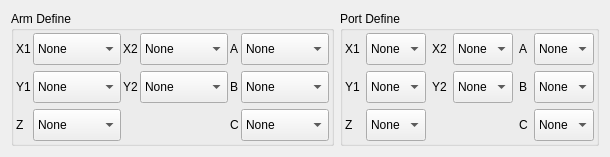
     <widget class="QWidget" name="tab">
      <attribute name="title">
       <string>Arm Define</string>
      </attribute>
      <layout class="QHBoxLayout" name="horizontalLayout_3">
       <item>
        <widget class="QGroupBox" name="armDefineBox">
         <property name="title">
          <string>Arm Define</string>
         </property>
         <layout class="QGridLayout" name="gridLayout">
          <property name="leftMargin">
           <number>2</number>
          </property>
          <property name="topMargin">
           <number>2</number>
          </property>
          <property name="rightMargin">
           <number>2</number>
          </property>
          <property name="bottomMargin">
           <number>2</number>
          </property>
          <property name="horizontalSpacing">
           <number>2</number>
          </property>
          <item row="0" column="1">
           <widget class="ICComboBox" name="x1Box">
            <property name="sizePolicy">
             <sizepolicy hsizetype="Expanding" vsizetype="Fixed">
              <horstretch>0</horstretch>
              <verstretch>0</verstretch>
             </sizepolicy>
            </property>
            <property name="minimumSize">
             <size>
              <width>0</width>
              <height>32</height>
             </size>
            </property>
            <item>
             <property name="text">
              <string>None</string>
             </property>
            </item>
            <item>
             <property name="text">
              <string>Pneumatic</string>
             </property>
            </item>
            <item>
             <property name="text">
              <string>Servo</string>
             </property>
            </item>
           </widget>
          </item>
          <item row="0" column="0">
           <widget class="QLabel" name="label_5">
            <property name="text">
             <string>X1</string>
            </property>
           </widget>
          </item>
          <item row="2" column="4">
           <widget class="QLabel" name="label_14">
            <property name="text">
             <string>C</string>
            </property>
           </widget>
          </item>
          <item row="2" column="0">
           <widget class="QLabel" name="label_13">
            <property name="text">
             <string>Z</string>
            </property>
           </widget>
          </item>
          <item row="0" column="4">
           <widget class="QLabel" name="label_15">
            <property name="text">
             <string>A</string>
            </property>
           </widget>
          </item>
          <item row="1" column="1">
           <widget class="ICComboBox" name="y1Box">
            <property name="sizePolicy">
             <sizepolicy hsizetype="Expanding" vsizetype="Fixed">
              <horstretch>0</horstretch>
              <verstretch>0</verstretch>
             </sizepolicy>
            </property>
            <property name="minimumSize">
             <size>
              <width>0</width>
              <height>32</height>
             </size>
            </property>
            <item>
             <property name="text">
              <string>None</string>
             </property>
            </item>
            <item>
             <property name="text">
              <string>Pneumatic</string>
             </property>
            </item>
            <item>
             <property name="text">
              <string>Servo</string>
             </property>
            </item>
           </widget>
          </item>
          <item row="2" column="5">
           <widget class="ICComboBox" name="cBox">
            <property name="sizePolicy">
             <sizepolicy hsizetype="Expanding" vsizetype="Fixed">
              <horstretch>0</horstretch>
              <verstretch>0</verstretch>
             </sizepolicy>
            </property>
            <property name="minimumSize">
             <size>
              <width>0</width>
              <height>32</height>
             </size>
            </property>
            <item>
             <property name="text">
              <string>None</string>
             </property>
            </item>
            <item>
             <property name="text">
              <string>Pneumatic</string>
             </property>
            </item>
            <item>
             <property name="text">
              <string>Servo</string>
             </property>
            </item>
           </widget>
          </item>
          <item row="0" column="5">
           <widget class="ICComboBox" name="aBox">
            <property name="sizePolicy">
             <sizepolicy hsizetype="Expanding" vsizetype="Fixed">
              <horstretch>0</horstretch>
              <verstretch>0</verstretch>
             </sizepolicy>
            </property>
            <property name="minimumSize">
             <size>
              <width>0</width>
              <height>32</height>
             </size>
            </property>
            <item>
             <property name="text">
              <string>None</string>
             </property>
            </item>
            <item>
             <property name="text">
              <string>Pneumatic</string>
             </property>
            </item>
            <item>
             <property name="text">
              <string>Servo</string>
             </property>
            </item>
           </widget>
          </item>
          <item row="1" column="4">
           <widget class="QLabel" name="label_16">
            <property name="text">
             <string>B</string>
            </property>
           </widget>
          </item>
          <item row="2" column="1">
           <widget class="ICComboBox" name="zBox">
            <property name="sizePolicy">
             <sizepolicy hsizetype="Expanding" vsizetype="Fixed">
              <horstretch>0</horstretch>
              <verstretch>0</verstretch>
             </sizepolicy>
            </property>
            <property name="minimumSize">
             <size>
              <width>0</width>
              <height>32</height>
             </size>
            </property>
            <item>
             <property name="text">
              <string>None</string>
             </property>
            </item>
            <item>
             <property name="text">
              <string>Pneumatic</string>
             </property>
            </item>
            <item>
             <property name="text">
              <string>Servo</string>
             </property>
            </item>
           </widget>
          </item>
          <item row="1" column="0">
           <widget class="QLabel" name="label_7">
            <property name="text">
             <string>Y1</string>
            </property>
           </widget>
          </item>
          <item row="1" column="5">
           <widget class="ICComboBox" name="bBox">
            <property name="sizePolicy">
             <sizepolicy hsizetype="Expanding" vsizetype="Fixed">
              <horstretch>0</horstretch>
              <verstretch>0</verstretch>
             </sizepolicy>
            </property>
            <property name="minimumSize">
             <size>
              <width>0</width>
              <height>32</height>
             </size>
            </property>
            <item>
             <property name="text">
              <string>None</string>
             </property>
            </item>
            <item>
             <property name="text">
              <string>Pneumatic</string>
             </property>
            </item>
            <item>
             <property name="text">
              <string>Servo</string>
             </property>
            </item>
           </widget>
          </item>
          <item row="0" column="2">
           <widget class="QLabel" name="label_6">
            <property name="text">
             <string>X2</string>
            </property>
           </widget>
          </item>
          <item row="0" column="3">
           <widget class="ICComboBox" name="x2Box">
            <property name="sizePolicy">
             <sizepolicy hsizetype="Expanding" vsizetype="Fixed">
              <horstretch>0</horstretch>
              <verstretch>0</verstretch>
             </sizepolicy>
            </property>
            <property name="minimumSize">
             <size>
              <width>0</width>
              <height>32</height>
             </size>
            </property>
            <item>
             <property name="text">
              <string>None</string>
             </property>
            </item>
            <item>
             <property name="text">
              <string>Pneumatic</string>
             </property>
            </item>
            <item>
             <property name="text">
              <string>Servo</string>
             </property>
            </item>
           </widget>
          </item>
          <item row="1" column="2">
           <widget class="QLabel" name="label_12">
            <property name="text">
             <string>Y2</string>
            </property>
           </widget>
          </item>
          <item row="1" column="3">
           <widget class="ICComboBox" name="y2Box">
            <property name="sizePolicy">
             <sizepolicy hsizetype="Expanding" vsizetype="Fixed">
              <horstretch>0</horstretch>
              <verstretch>0</verstretch>
             </sizepolicy>
            </property>
            <property name="minimumSize">
             <size>
              <width>0</width>
              <height>32</height>
             </size>
            </property>
            <item>
             <property name="text">
              <string>None</string>
             </property>
            </item>
            <item>
             <property name="text">
              <string>Pneumatic</string>
             </property>
            </item>
            <item>
             <property name="text">
              <string>Servo</string>
             </property>
            </item>
           </widget>
          </item>
         </layout>
        </widget>
       </item>
       <item>
        <widget class="QGroupBox" name="protDefineContainer">
         <property name="title">
          <string>Port Define</string>
         </property>
         <layout class="QGridLayout" name="gridLayout_4">
          <property name="leftMargin">
           <number>2</number>
          </property>
          <property name="topMargin">
           <number>2</number>
          </property>
          <property name="rightMargin">
           <number>2</number>
          </property>
          <property name="bottomMargin">
           <number>2</number>
          </property>
          <item row="2" column="0">
           <widget class="QLabel" name="label_21">
            <property name="text">
             <string>Z</string>
            </property>
           </widget>
          </item>
          <item row="1" column="2">
           <widget class="QLabel" name="label_26">
            <property name="text">
             <string>Y2</string>
            </property>
           </widget>
          </item>
          <item row="0" column="4">
           <widget class="QLabel" name="label_22">
            <property name="text">
             <string>A</string>
            </property>
           </widget>
          </item>
          <item row="2" column="1">
           <widget class="ICComboBox" name="portZ">
            <property name="sizePolicy">
             <sizepolicy hsizetype="Expanding" vsizetype="Fixed">
              <horstretch>0</horstretch>
              <verstretch>0</verstretch>
             </sizepolicy>
            </property>
            <property name="minimumSize">
             <size>
              <width>0</width>
              <height>32</height>
             </size>
            </property>
            <item>
             <property name="text">
              <string>None</string>
             </property>
            </item>
            <item>
             <property name="text">
              <string>S1</string>
             </property>
            </item>
            <item>
             <property name="text">
              <string>S2</string>
             </property>
            </item>
            <item>
             <property name="text">
              <string>S3</string>
             </property>
            </item>
            <item>
             <property name="text">
              <string>S4</string>
             </property>
            </item>
            <item>
             <property name="text">
              <string>S5</string>
             </property>
            </item>
            <item>
             <property name="text">
              <string>S6</string>
             </property>
            </item>
           </widget>
          </item>
          <item row="1" column="1">
           <widget class="ICComboBox" name="portY1">
            <property name="sizePolicy">
             <sizepolicy hsizetype="Expanding" vsizetype="Fixed">
              <horstretch>0</horstretch>
              <verstretch>0</verstretch>
             </sizepolicy>
            </property>
            <property name="minimumSize">
             <size>
              <width>0</width>
              <height>32</height>
             </size>
            </property>
            <item>
             <property name="text">
              <string>None</string>
             </property>
            </item>
            <item>
             <property name="text">
              <string>S1</string>
             </property>
            </item>
            <item>
             <property name="text">
              <string>S2</string>
             </property>
            </item>
            <item>
             <property name="text">
              <string>S3</string>
             </property>
            </item>
            <item>
             <property name="text">
              <string>S4</string>
             </property>
            </item>
            <item>
             <property name="text">
              <string>S5</string>
             </property>
            </item>
            <item>
             <property name="text">
              <string>S6</string>
             </property>
            </item>
           </widget>
          </item>
          <item row="1" column="3">
           <widget class="ICComboBox" name="portY2">
            <property name="sizePolicy">
             <sizepolicy hsizetype="Expanding" vsizetype="Fixed">
              <horstretch>0</horstretch>
              <verstretch>0</verstretch>
             </sizepolicy>
            </property>
            <property name="minimumSize">
             <size>
              <width>0</width>
              <height>32</height>
             </size>
            </property>
            <item>
             <property name="text">
              <string>None</string>
             </property>
            </item>
            <item>
             <property name="text">
              <string>S1</string>
             </property>
            </item>
            <item>
             <property name="text">
              <string>S2</string>
             </property>
            </item>
            <item>
             <property name="text">
              <string>S3</string>
             </property>
            </item>
            <item>
             <property name="text">
              <string>S4</string>
             </property>
            </item>
            <item>
             <property name="text">
              <string>S5</string>
             </property>
            </item>
            <item>
             <property name="text">
              <string>S6</string>
             </property>
            </item>
           </widget>
          </item>
          <item row="2" column="5">
           <widget class="ICComboBox" name="portC">
            <property name="sizePolicy">
             <sizepolicy hsizetype="Expanding" vsizetype="Fixed">
              <horstretch>0</horstretch>
              <verstretch>0</verstretch>
             </sizepolicy>
            </property>
            <property name="minimumSize">
             <size>
              <width>0</width>
              <height>32</height>
             </size>
            </property>
            <item>
             <property name="text">
              <string>None</string>
             </property>
            </item>
            <item>
             <property name="text">
              <string>S1</string>
             </property>
            </item>
            <item>
             <property name="text">
              <string>S2</string>
             </property>
            </item>
            <item>
             <property name="text">
              <string>S3</string>
             </property>
            </item>
            <item>
             <property name="text">
              <string>S4</string>
             </property>
            </item>
            <item>
             <property name="text">
              <string>S5</string>
             </property>
            </item>
            <item>
             <property name="text">
              <string>S6</string>
             </property>
            </item>
           </widget>
          </item>
          <item row="0" column="3">
           <widget class="ICComboBox" name="portX2">
            <property name="sizePolicy">
             <sizepolicy hsizetype="Expanding" vsizetype="Fixed">
              <horstretch>0</horstretch>
              <verstretch>0</verstretch>
             </sizepolicy>
            </property>
            <property name="minimumSize">
             <size>
              <width>0</width>
              <height>32</height>
             </size>
            </property>
            <item>
             <property name="text">
              <string>None</string>
             </property>
            </item>
            <item>
             <property name="text">
              <string>S1</string>
             </property>
            </item>
            <item>
             <property name="text">
              <string>S2</string>
             </property>
            </item>
            <item>
             <property name="text">
              <string>S3</string>
             </property>
            </item>
            <item>
             <property name="text">
              <string>S4</string>
             </property>
            </item>
            <item>
             <property name="text">
              <string>S5</string>
             </property>
            </item>
            <item>
             <property name="text">
              <string>S6</string>
             </property>
            </item>
           </widget>
          </item>
          <item row="1" column="4">
           <widget class="QLabel" name="label_23">
            <property name="text">
             <string>B</string>
            </property>
           </widget>
          </item>
          <item row="0" column="1">
           <widget class="ICComboBox" name="portX1">
            <property name="sizePolicy">
             <sizepolicy hsizetype="Expanding" vsizetype="Fixed">
              <horstretch>0</horstretch>
              <verstretch>0</verstretch>
             </sizepolicy>
            </property>
            <property name="minimumSize">
             <size>
              <width>0</width>
              <height>32</height>
             </size>
            </property>
            <item>
             <property name="text">
              <string>None</string>
             </property>
            </item>
            <item>
             <property name="text">
              <string>S1</string>
             </property>
            </item>
            <item>
             <property name="text">
              <string>S2</string>
             </property>
            </item>
            <item>
             <property name="text">
              <string>S3</string>
             </property>
            </item>
            <item>
             <property name="text">
              <string>S4</string>
             </property>
            </item>
            <item>
             <property name="text">
              <string>S5</string>
             </property>
            </item>
            <item>
             <property name="text">
              <string>S6</string>
             </property>
            </item>
           </widget>
          </item>
          <item row="0" column="0">
           <widget class="QLabel" name="label_17">
            <property name="text">
             <string>X1</string>
            </property>
           </widget>
          </item>
          <item row="0" column="2">
           <widget class="QLabel" name="label_25">
            <property name="text">
             <string>X2</string>
            </property>
           </widget>
          </item>
          <item row="1" column="0">
           <widget class="QLabel" name="label_24">
            <property name="text">
             <string>Y1</string>
            </property>
           </widget>
          </item>
          <item row="2" column="4">
           <widget class="QLabel" name="label_20">
            <property name="text">
             <string>C</string>
            </property>
           </widget>
          </item>
          <item row="1" column="5">
           <widget class="ICComboBox" name="portB">
            <property name="sizePolicy">
             <sizepolicy hsizetype="Expanding" vsizetype="Fixed">
              <horstretch>0</horstretch>
              <verstretch>0</verstretch>
             </sizepolicy>
            </property>
            <property name="minimumSize">
             <size>
              <width>0</width>
              <height>32</height>
             </size>
            </property>
            <item>
             <property name="text">
              <string>None</string>
             </property>
            </item>
            <item>
             <property name="text">
              <string>S1</string>
             </property>
            </item>
            <item>
             <property name="text">
              <string>S2</string>
             </property>
            </item>
            <item>
             <property name="text">
              <string>S3</string>
             </property>
            </item>
            <item>
             <property name="text">
              <string>S4</string>
             </property>
            </item>
            <item>
             <property name="text">
              <string>S5</string>
             </property>
            </item>
            <item>
             <property name="text">
              <string>S6</string>
             </property>
            </item>
           </widget>
          </item>
          <item row="0" column="5">
           <widget class="ICComboBox" name="portA">
            <property name="sizePolicy">
             <sizepolicy hsizetype="Expanding" vsizetype="Fixed">
              <horstretch>0</horstretch>
              <verstretch>0</verstretch>
             </sizepolicy>
            </property>
            <property name="minimumSize">
             <size>
              <width>0</width>
              <height>32</height>
             </size>
            </property>
            <item>
             <property name="text">
              <string>None</string>
             </property>
            </item>
            <item>
             <property name="text">
              <string>S1</string>
             </property>
            </item>
            <item>
             <property name="text">
              <string>S2</string>
             </property>
            </item>
            <item>
             <property name="text">
              <string>S3</string>
             </property>
            </item>
            <item>
             <property name="text">
              <string>S4</string>
             </property>
            </item>
            <item>
             <property name="text">
              <string>S5</string>
             </property>
            </item>
            <item>
             <property name="text">
              <string>S6</string>
             </property>
            </item>
           </widget>
          </item>
         </layout>
        </widget>
       </item>
      </layout>
     </widget>
